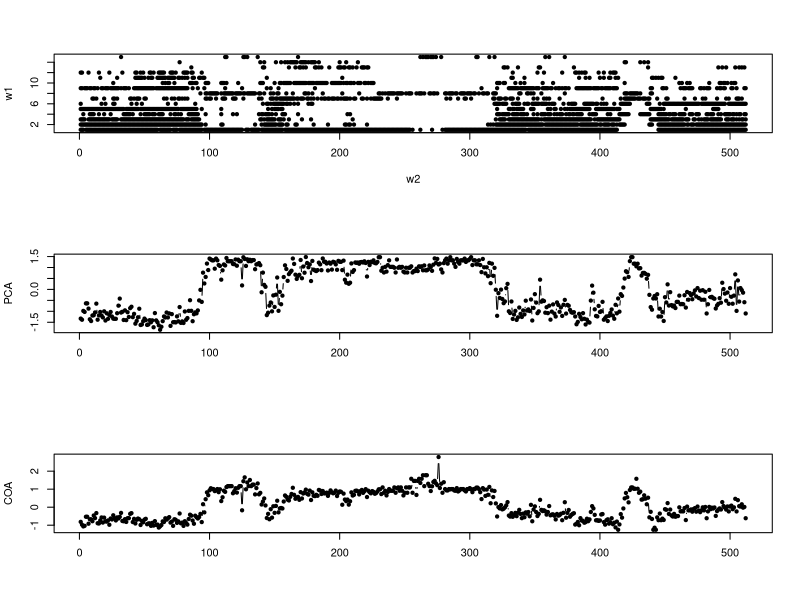

The R source for this figure:
library(ade4)


### Name: steppe
### Title: Transect in the Vegetation
### Aliases: steppe
### Keywords: datasets

### ** Examples

par(mfrow = c(3,1))
data(steppe)
w1 <- col(as.matrix(steppe$tab[,1:15]))
w1 <- as.numeric(w1[steppe$tab[,1:15] > 0])
w2 <- row(as.matrix(steppe$tab[,1:15]))
w2 <- as.numeric(w2[steppe$tab[,1:15] > 0])
plot(w2, w1, pch = 20)
plot(dudi.pca(steppe$tab, scan = FALSE, scale = FALSE)$li[,1],
    pch = 20, ylab = "PCA", xlab = "", type = "b")
plot(dudi.coa(steppe$tab, scan = FALSE)$li[,1], pch = 20, 
    ylab = "COA", xlab = "", type = "b")
par(mfrow = c(1,1))
